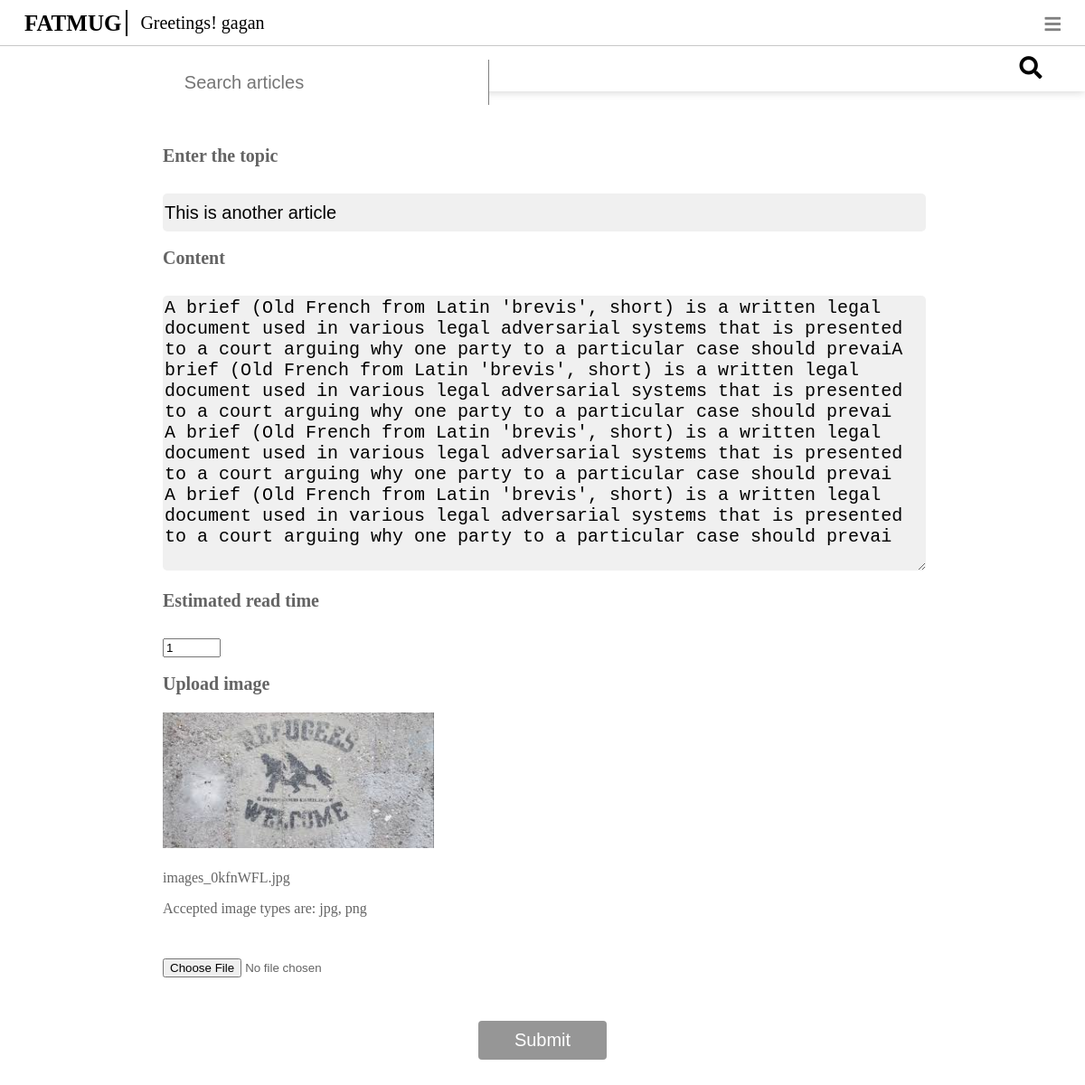
Page /edit/2 (signed in) on the committed database.
### articles/models.py (models this page shows, shortened)
class articles(models.Model):
	author = models.ForeignKey(User, on_delete=models.CASCADE)
	date = models.DateField(auto_now=True)
	title = models.CharField(max_length=200)
	brief_content = models.TextField(default="A brief (Old French from Latin 'brevis', short) is a written legal document used in various legal adversarial systems that is presented to a court arguing why one party to a particular case should prevail")
	content = models.TextField()
	no_of_reads = models.PositiveIntegerField(default=0)
	likes = models.PositiveIntegerField(default=0)
	image = models.ImageField(default="images.jpg", blank=True)
	read_time = models.IntegerField()
	tags = models.ManyToManyField(tags)

### articles/views.py (the view, shortened to what this page needs)
# urls.py: path('edit/<int:number>', views.edit_article, name='edit'),
@login_required(login_url="login")
def edit_article(request, number):
	try:
		article = models.articles.objects.get(pk=number)
		if article.author == request.user:
			return render(request, 'edit.html', {"article": article})
		else:
			messages.add_message(request, messages.ERROR, "Request Denied")
			return HttpResponseRedirect(reverse('your_articles'))
	except:
		messages.add_message(request, messages.ERROR, "The article doesn't exist")
		return HttpResponseRedirect(reverse('home'))

### articles/templates/edit.html (shortened to what this page needs)
{% load static %}
<!DOCTYPE html>
<html>
	<head>
		<link rel="stylesheet" href="https://pro.fontawesome.com/releases/v5.10.0/css/all.css"/>
		<link rel="stylesheet" href="{% static 'css/navbar.css' %}" type="text/css">
		<link rel="stylesheet" href="{% static 'css/edit.css' %}" type="text/css">
	</head>
	<body>
		<div class="Outer_navbar_wrapper">
			<div class="Navbar_wrapper">
				<div class="left">
					<a href="{% url 'home' %}"><div class="nav_item" id="logo">FATMUG</div></a>
					<div class="nav_item" id="greeting">Greetings! {{request.user}}</div>
				</div>
				<div class="right">
					<div class="nav_item left_items" id="special" onclick="change()"><i class="fas fa-bars"></i></div>
				</div>
			</div>
			<div class="search">
				<input type="text" placeholder="Search articles" class="search-input"/>
				<span class="search-icon"><i class="fas fa-search"></i></span>
			</div>
		</div>
		<div class="form_container">
			<form action="" method="POST">
				<label for="Topic">Enter the topic</label>
				<br>
				<input id="Topic" class="inputs" value="{{article.title}}" name="title" type="texts">
				<br>
				<br>
				<label for="Content">Content</label>
				<br>
				<textarea id="Content" class="inputs" name="content" type="texts">{{article.content}}</textarea>
				<br>
				<br>
				<label for="readtime">Estimated read time</label>
				<br>
				<input type="number" value="{{article.read_time}}" id="read_time" name="readtime" min="1" max="100">
				<br>
				<br>
				<label for="image">Upload image</label>
				<div class="thumbnail_image"><img src="/media/{{article.image}}" height="150" width="300"></div>
				<p>{{article.image}}</p>
				<p>Accepted image types are: jpg, png</p>
				<input id="image" type="file" name="image">
				<br>
				<div class="button"><input id="Submit" type="Submit"></div>
			</form>
		</div>
	</body>
</html>

### Abhinav_project/static/css/navbar.css (style rules this page uses)
body, html { margin: 0; padding: 0; }
.Outer_navbar_wrapper { position: sticky; top: 0; left: 0; box-shadow: 0px 0px 10px rgba(0,0,0,0.2); }
.Navbar_wrapper { font-family: Verdana; color: grey; background-color: white; width: 100%; height: 50px; display: flex; flex-direction: row; justify-content: space-between; align-items: center; }
.left, .right { flex-grow: 0; flex-shrink: 0; height: 25px; }
.left { font-size: 20px; color: black; display: flex; justify-content: center; align-items: center; }
.right { font-size: 15px; }
.nav_item { border-radius: 3px; line-height: 25px; padding-left: 5px; padding-right: 5px; height: 100%; border: 2px solid white; display: inline-block; }
#logo { margin-left: 20px; font-size: 25px; font-weight: bolder; color: black; cursor: pointer; }
#logo::after { margin-left: 5px; content: ""; border: 1px solid black; }
.right div { margin-right: 20px; }
.hidden, #special { background-color: white; z-index: 1000; display: none; }
#special { font-size: 20px; }
@media screen and (max-device-width: 800px) { .Navbar_wrapper { box-shadow: none; } }
@media screen and (max-device-width: 800px) { .right .nav_item { display: none; } }
@media screen and (max-device-width: 800px) { #special { display: block; } }
.search { display: flex; align-items: center; height: 50px; width: 100%; justify-content: space-between; border-top: 1px solid rgb(200, 200, 200); }
.search-input { text-align: center; font-size: 20px; padding: 0px; height: 100%; width: 45%; border: none; border-right: 1px solid grey; }
.search-icon { font-size: 25px; border: none; height: 100%; line-height: 50px; text-align: center; width: 10%; cursor: pointer; background-color: white; }
a, a:hover { text-decoration: none; color: grey; }

### Abhinav_project/static/css/edit.css (style rules this page uses)
.form_container { width: 70%; margin-left: auto; margin-right: auto; margin-top: 60px; font-family: verdana; padding-bottom: 100px; color: rgb(100,100,100); }
label { margin-top: 30px; font-weight: bold; font-size: 20px; }
#Topic, #Content { margin-top: 30px; background-color: rgb(240,240,240); border: none; font-size: 20px; border-radius: 5px; }
input { margin-top: 30px; }
#Topic { height: 40px; line-height: 40px; width: 100%; }
#Content { height: 300px; width: 100%; }
.button { text-align: center; }
#Submit { padding: 10px 40px 10px 40px; background-color: rgb(150, 150, 150); font-size: 20px; color: white; border: none; border-radius: 4px; }
a, a:hover { text-decoration: none; color: grey; }
.thumbnail_image { margin-top: 20px; margin-bottom: 20px; }

### rows in the picture
articles: title "This is another article", content "A brief (Old French from Latin 'brevis', short) is a written legal document used in various legal adversarial systems that is presented to a court arguing why one party to a particular case should prevaiA brief (Old French from Latin 'brevis', short) is a written legal document used in various legal adversarial systems that is presented to a court arguing why one party to a particular case should prevai A brief (Old French from Latin 'brevis', short) is a written legal document used in various legal adversarial systems that is presented to a court arguing why one party to a particular case should prevai A brief (Old French from Latin 'brevis', short) is a written legal document used in…", readtime "1", image (picture), image "images_0kfnWFL.jpg"

### other values in the picture
{{ request.user }} "gagan"
